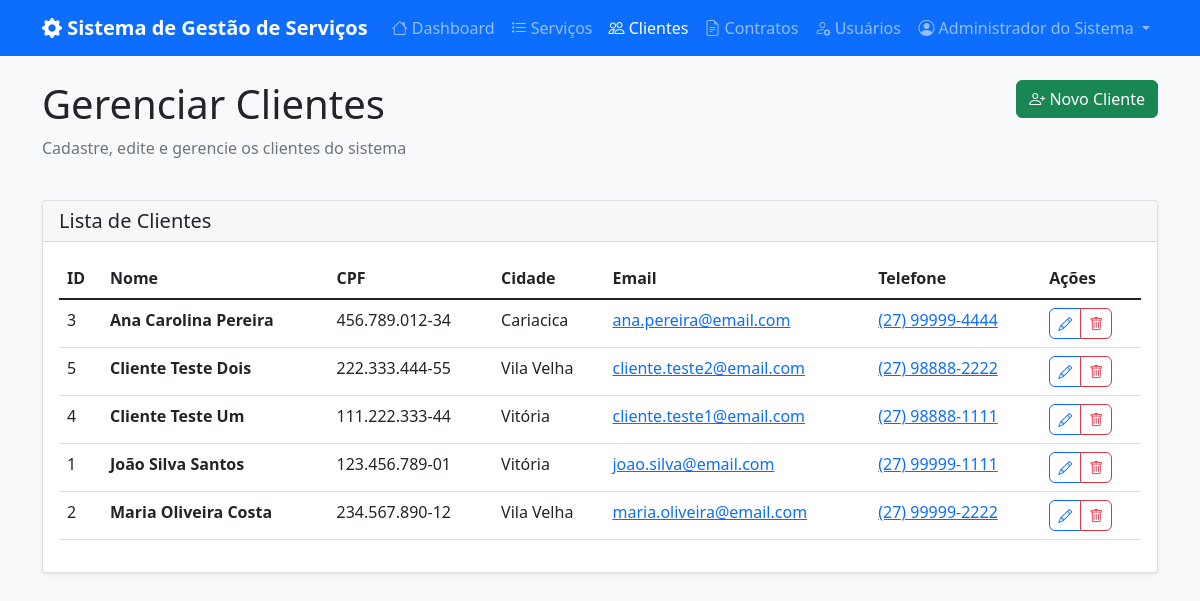
/admin/clientes/list.php (signed in), run on the app's committed database.
### tables this page shows
CREATE TABLE `clientes` (
    `id` int(11) NOT NULL AUTO_INCREMENT,
    `nome` varchar(100) NOT NULL,
    `cpf` varchar(14) NOT NULL,
    `cidade` varchar(50) NOT NULL,
    `email` varchar(100) NOT NULL,
    `telefone` varchar(20) DEFAULT NULL,
    `endereco` varchar(200) DEFAULT NULL,
    `senha` varchar(255) DEFAULT NULL COMMENT 'Senha opcional para checkout express',
    `remember_token` varchar(255) DEFAULT NULL,
    `ativo` tinyint(1) DEFAULT 1,
    `created_at` timestamp DEFAULT CURRENT_TIMESTAMP,
    `updated_at` timestamp DEFAULT CURRENT_TIMESTAMP ON UPDATE CURRENT_TIMESTAMP,
    PRIMARY KEY (`id`),
    UNIQUE KEY `cpf` (`cpf`),
    UNIQUE KEY `email` (`email`)
);

### config/auth.php (called while the page is built, shortened)
<?php
class Auth
{
    public static function getUser(): ?array
    {
        return $_SESSION['user'] ?? null;
    }
}

### config/db.php (called while the page is built, shortened)
<?php
class Database
{
    private static $instance = null;
    private $connection;
    private $host = 'localhost';
    private $database = 'trabalho_web';
    private $username = 'root';
    private $password = '';
    private $charset = 'utf8mb4';
    private function __construct()
    {
        $dsn = "mysql:host={$this->host};dbname={$this->database};charset={$this->charset}";
        $options = [
            PDO::ATTR_ERRMODE => PDO::ERRMODE_EXCEPTION,
            PDO::ATTR_DEFAULT_FETCH_MODE => PDO::FETCH_ASSOC,
            PDO::ATTR_EMULATE_PREPARES => false,
        ];
        try {
            $this->connection = new PDO($dsn, $this->username, $this->password, $options);
        } catch (PDOException $e) {
            error_log("Database connection failed: " . $e->getMessage());
            throw new PDOException("Database connection failed");
        }
    }
    public static function getInstance(): Database
    {
        if (self::$instance === null) {
            self::$instance = new self();
        }
        return self::$instance;
    }
    public function getConnection(): PDO
    {
        return $this->connection;
    }
}

### dao/ClienteDAO.php (called while the page is built, shortened)
<?php
require_once __DIR__ . '/../config/db.php';
class ClienteDAO
{
    private $db;
    public function __construct()
    {
        $this->db = Database::getInstance()->getConnection();
    }
    public function findAll(): array
    {
        try {
            $stmt = $this->db->prepare("
                SELECT id, nome, cpf, cidade, email, telefone, endereco, created_at
                FROM clientes
                ORDER BY nome
            ");
            $stmt->execute();
            return $stmt->fetchAll();
        } catch (PDOException $e) {
            error_log("Error fetching all clients: " . $e->getMessage());
            return [];
        }
    }
}

### admin/clientes/list.php (the view, shortened to what this page needs)
<?php
require_once '../../config/auth.php';
require_once '../../dao/ClienteDAO.php';
$clienteDAO = new ClienteDAO();
$user = Auth::getUser();
$clientes = $clienteDAO->findAll();
?>
<!DOCTYPE html>
<html lang="pt-BR">
<head>
    <link href="https://cdn.jsdelivr.net/npm/bootstrap@5.1.3/dist/css/bootstrap.min.css" rel="stylesheet">
    <link href="https://cdn.jsdelivr.net/npm/bootstrap-icons@1.8.1/font/bootstrap-icons.css" rel="stylesheet">
    <link rel="stylesheet" href="../assets/css/style.css">
</head>
<body>
    <nav class="navbar navbar-expand-lg navbar-dark bg-primary">
        <div class="container">
            <a class="navbar-brand" href="../dashboard.php">
                <i class="bi bi-gear-fill"></i> Sistema de Gestão de Serviços
            </a>
            <div class="collapse navbar-collapse" id="navbarNav">
                <ul class="navbar-nav me-auto">
                    <li class="nav-item">
                        <a class="nav-link" href="../dashboard.php">
                            <i class="bi bi-house"></i> Dashboard
                        </a>
                    </li>
                    <li class="nav-item">
                        <a class="nav-link" href="../servicos/list.php">
                            <i class="bi bi-list-task"></i> Serviços
                        </a>
                    </li>
                    <li class="nav-item">
                        <a class="nav-link active" href="list.php">
                            <i class="bi bi-people"></i> Clientes
                        </a>
                    </li>
                    <li class="nav-item">
                        <a class="nav-link" href="../contratacao/listar.php">
                            <i class="bi bi-file-earmark-text"></i> Contratos
                        </a>
                    </li>
                    <li class="nav-item">
                        <a class="nav-link" href="../usuarios/list.php">
                            <i class="bi bi-person-gear"></i> Usuários
                        </a>
                    </li>
                </ul>
                <ul class="navbar-nav">
                    <li class="nav-item dropdown">
                        <a class="nav-link dropdown-toggle" href="#" id="navbarDropdown" role="button" data-bs-toggle="dropdown">
                            <i class="bi bi-person-circle"></i> <?= htmlspecialchars($user['nome']) ?>
                        </a>
                    </li>
                </ul>
            </div>
        </div>
    </nav>
    <div class="container mt-4">
        <div class="row mb-4">
            <div class="col-md-8">
                <h1>Gerenciar Clientes</h1>
                <p class="text-muted">Cadastre, edite e gerencie os clientes do sistema</p>
            </div>
            <div class="col-md-4 text-end">
                <a href="form.php" class="btn btn-success">
                    <i class="bi bi-person-plus"></i> Novo Cliente
                </a>
            </div>
        </div>
        <div class="card">
            <div class="card-header">
                <h5 class="mb-0">Lista de Clientes</h5>
            </div>
            <div class="card-body">
                <?php if (empty($clientes)): ?>
                    <div class="text-center py-4">
                        <i class="bi bi-person-x" style="font-size: 3rem; color: #ccc;"></i>
                        <h5 class="mt-3">Nenhum cliente cadastrado</h5>
                        <p class="text-muted">Clique em "Novo Cliente" para começar</p>
                        <a href="form.php" class="btn btn-success">
                            <i class="bi bi-person-plus"></i> Cadastrar Primeiro Cliente
                        </a>
                    </div>
                <?php else: ?>
                    <div class="table-responsive">
                        <table class="table table-hover">
                            <thead>
                                <tr>
                                    <th>ID</th>
                                    <th>Nome</th>
                                    <th>CPF</th>
                                    <th>Cidade</th>
                                    <th>Email</th>
                                    <th>Telefone</th>
                                    <th>Ações</th>
                                </tr>
                            </thead>
                            <tbody>
                                <?php foreach ($clientes as $cliente): ?>
                                    <tr>
                                        <td><?= $cliente['id'] ?></td>
                                        <td>
                                            <strong><?= htmlspecialchars($cliente['nome']) ?></strong>
                                        </td>
                                        <td><?= htmlspecialchars($cliente['cpf']) ?></td>
                                        <td><?= htmlspecialchars($cliente['cidade']) ?></td>
                                        <td>
                                            <a href="mailto:<?= htmlspecialchars($cliente['email']) ?>">
                                                <?= htmlspecialchars($cliente['email']) ?>
                                            </a>
                                        </td>
                                        <td>
                                            <?php if ($cliente['telefone']): ?>
                                                <a href="tel:<?= htmlspecialchars($cliente['telefone']) ?>">
                                                    <?= htmlspecialchars($cliente['telefone']) ?>
                                                </a>
                                            <?php else: ?>
                                                <span class="text-muted">-</span>
                                            <?php endif; ?>
                                        </td>
                                        <td>
                                            <div class="btn-group" role="group">
                                                <a href="form.php?id=<?= $cliente['id'] ?>" class="btn btn-sm btn-outline-primary"
                                                    data-bs-toggle="tooltip" title="Editar">
                                                    <i class="bi bi-pencil"></i>
                                                </a>
                                                <button type="button" class="btn btn-sm btn-outline-danger"
                                                    onclick="deleteClient(<?= $cliente['id'] ?>, '<?= htmlspecialchars($cliente['nome']) ?>')"
                                                    data-bs-toggle="tooltip" title="Excluir">
                                                    <i class="bi bi-trash"></i>
                                                </button>
                                            </div>
                                        </td>
                                    </tr>
                                <?php endforeach; ?>
                            </tbody>
                        </table>
                    </div>
                <?php endif; ?>
            </div>
        </div>
    </div>
</body>
</html>

### assets/css/style.css (style rules this page uses)
:root { --primary-color: #0d6efd; --secondary-color: #6c757d; --success-color: #198754; --danger-color: #dc3545; --warning-color: #ffc107; --info-color: #0dcaf0; --light-color: #f8f9fa; --dark-color: #212529; }
body { font-family: 'Segoe UI', Tahoma, Geneva, Verdana, sans-serif; background-color: var(--light-color); }
.navbar-brand { font-weight: bold; }
.card { box-shadow: 0 0.125rem 0.25rem rgba(0, 0, 0, 0.075); border: 1px solid rgba(0, 0, 0, 0.125); }
.btn { border-radius: 0.375rem; }
.table { background-color: white; }

### data on the page
clientes: id "3", nome "Ana Carolina Pereira", cpf "456.789.012-34", cidade "Cariacica", email "ana.pereira@email.com", telefone "(27) 99999-4444"
clientes: id "5", nome "Cliente Teste Dois", cpf "222.333.444-55", cidade "Vila Velha", email "cliente.teste2@email.com", telefone "(27) 98888-2222"
clientes: id "4", nome "Cliente Teste Um", cpf "111.222.333-44", cidade "Vitória", email "cliente.teste1@email.com", telefone "(27) 98888-1111"
clientes: id "1", nome "João Silva Santos", cpf "123.456.789-01", cidade "Vitória", email "joao.silva@email.com", telefone "(27) 99999-1111"
clientes: id "2", nome "Maria Oliveira Costa", cpf "234.567.890-12", cidade "Vila Velha", email "maria.oliveira@email.com", telefone "(27) 99999-2222"

### other printed values
$user['nome'] "Administrador do Sistema"
